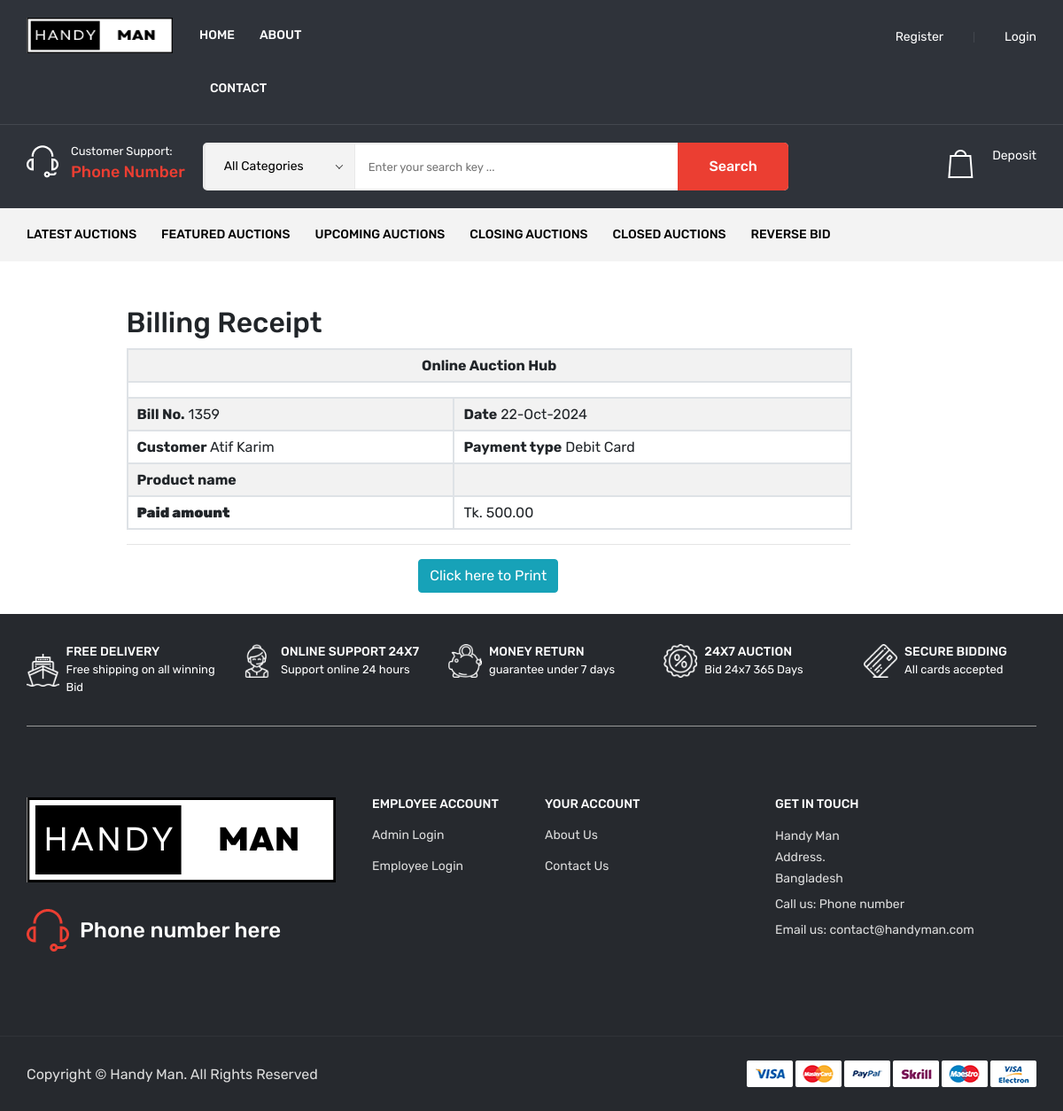
The app's page /billingreceipt.php with its own data.
### tables this page shows
CREATE TABLE `billing` (
  `billing_id` int(10) NOT NULL,
  `customer_id` int(10) NOT NULL,
  `product_id` int(10) NOT NULL,
  `purchase_date` date NOT NULL,
  `purchase_amount` float(10,2) NOT NULL,
  `payment_type` varchar(20) NOT NULL,
  `card_type` varchar(50) NOT NULL,
  `card_number` varchar(20) NOT NULL,
  `expire_date` date NOT NULL,
  `cvv_number` varchar(5) NOT NULL,
  `card_holder` varchar(50) NOT NULL,
  `delivery_date` date NOT NULL,
  `note` text NOT NULL,
  `status` varchar(10) NOT NULL
);

CREATE TABLE `customer` (
  `customer_id` int(10) NOT NULL,
  `customer_role` varchar(500) NOT NULL,
  `customer_fname` varchar(50) NOT NULL,
  `customer_lname` varchar(50) NOT NULL,
  `email_id` varchar(50) NOT NULL,
  `password` varchar(100) NOT NULL,
  `address` text NOT NULL,
  `state` varchar(25) NOT NULL,
  `city` varchar(25) NOT NULL,
  `landmark` varchar(50) NOT NULL,
  `pincode` varchar(6) NOT NULL,
  `mobile_no` varchar(15) NOT NULL,
  `note` text NOT NULL,
  `status` varchar(10) NOT NULL
);

### billingreceipt.php (the view, shortened to what this page needs)
<?php
include("header.php");
$sqlpayment = "SELECT * FROM billing LEFT JOIN customer ON customer.customer_id=billing.customer_id LEFT JOIN product ON product.product_id=billing.product_id ";
$qsqlpayment = mysqli_query($con,$sqlpayment);
$rspayment= mysqli_fetch_array($qsqlpayment);
?>
   <div class="content-wraper mt-50">
                <div class="container-fluid">
                    <div class="row">
                        <div class="col-lg-1 col-md-1 col-sm-1"></div>
                        <div class="col-lg-9 col-md-6 col-sm-6">
                            <div class="customer-login-register">
	<div class="banner">
		<div class="w3l_banner_nav_right">
			<div class="agileinfo_single">
				<div class="col-md-12 agileinfo_single_right">
				<h2>Billing Receipt</h2>
					<div class="snipcart-item block">
						<div class="w3agile_description">
<div id="printableArea">
<table id="datatable"  class="table table-striped table-bordered dataTable" cellspacing="0" width="100%" role="grid" aria-describedby="example_info" style="width: 100%;" >
       <tr>
		<th colspan="3"><center>Online Auction Hub</center></th>
	   </tr>
	   <tr>
		<td colspan="3"><center></center></td>
	   </tr>
		<tr>
			<td><b>Bill No.</b> <?php echo $rspayment['billing_id']; ?> </td>
			<td><b>Date</b>  <?php echo date("d-M-Y",strtotime($rspayment['purchase_date'])); ?></td>
		</tr>
		<tr>
		    <td><b>Customer</b> <?php echo $rspayment['customer_fname']; ?> <?php echo $rspayment['customer_lname']; ?></td>
			<td><b>Payment type</b> <?php echo $rspayment['card_type']; ?></td>
		</tr>
		<tr>
			<td><b>Product name</b> </td>
			<td><?php echo $rspayment['product_name']; ?></td>
		</tr>
		<tr>
			<th><b>Paid amount</b></th>
			<td>Tk. <?php echo $rspayment['purchase_amount']; ?>
			</td>
		</tr>
</table>
</div>
<hr>
<center><input type="button" class="btn btn-info" name='print'  onclick="printDiv('printableArea')" value="Click here to Print"></center>
<br>
						</div>
					</div>
				</div>
			</div>
		</div>
	</div>
                            </div>
                        </div>
					</div>
                </div>
            </div>
<?php
include("footer.php");
?>

### css/responsive.css (style rules this page uses)
@media (min-width: 1200px) and (max-width: 1399px) { .container-fluid { max-width: 1724px; padding-left: 30px; padding-right: 30px; } }

### records on screen
billing: billing_id "1359", purchase_date "22-Oct-2024", card_type "Debit Card", purchase_amount "500.00"
customer: customer_fname "Atif", customer_lname "Karim"
